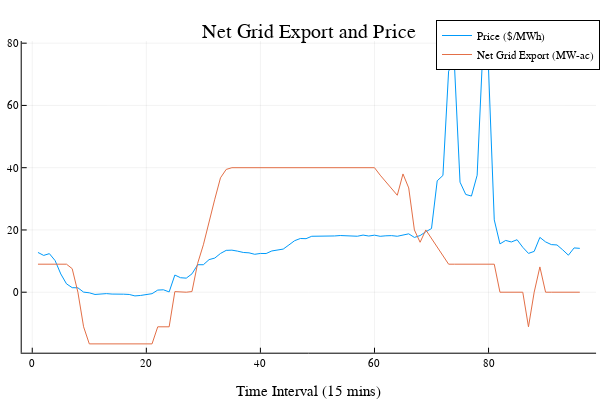

Here is the notebook cell this chart was saved with:
### Code cell
plot(results.Price, label="Price (\$/MWh)")
plot!(results.Export- results.Import, label="Net Grid Export (MW-ac)")
title!("Net Grid Export and Price")
xaxis!("Time Interval (15 mins)")
yaxis!("")

### Figure 1 — Plotly figure (JSON) as saved in the notebook; plotly's stock layout.template omitted (floating-point values rounded to 4 significant figures)
{"data": [{"colorbar": {"title": ""}, "legendgroup": "Price ($/MWh)", "line": {"color": "rgba(0, 154, 250, 1.000)", "dash": "solid", "shape": "linear", "width": 1}, "mode": "lines", "name": "Price ($/MWh)", "showlegend": true, "type": "scatter", "x": [1, 2, 3, 4, 5, 6, 7, 8, 9, 10, 11, 12, 13, 14, 15, 16, 17, 18, 19, 20, 21, 22, 23, 24, 25, 26, 27, 28, 29, 30, 31, 32, 33, 34, 35, 36, 37, 38, 39, 40, 41, 42, 43, 44, 45, 46, 47, 48, 49, 50, 51, 52, 53, 54, 55, 56, 57, 58, 59, 60, 61, 62, 63, 64, 65, 66, 67, 68, 69, 70, 71, 72, 73, 74, 75, 76, 77, 78, 79, 80, 81, 82, 83, 84, 85, 86, 87, 88, 89, 90, 91, 92, 93, 94, 95, 96], "xaxis": "x", "y": [12.77, 11.82, 12.39, 10.17, 5.86, 2.69, 1.46, 1.41, 0.03, -0.19, -0.72, -0.54, -0.45, -0.6, -0.72, -0.63, -0.72, -1.19, -1.04, -0.76, -0.47, 0.68, 0.78, 0.09, 5.51, 4.66, 4.52, 5.89, 8.83, 8.83, 10.47, 10.97, 12.45, 13.44, 13.51, 13.19, 12.77, 12.65, 12.18, 12.45, 12.42, 13.25, 13.61, 13.85, 15.19, 16.55, 17.25, 17.2, 17.97, 17.96, 17.9, 18.12, 18.07, 18.21, 18.08, 18.1, 17.98, 18.35, 18.05, 18.32, 17.96, 18.12, 18.18, 17.97, 18.44, 18.75, 17.6, 18.2, 19.42, 20.45, 35.79, 37.5, 71.02, 73.86, 35.35, 31.4, 30.89, 37.58, 77.85, 71.52, 23.24, 15.52, 16.63, 16.14, 16.86, 14.43, 12.47, 13.11, 17.61, 16.16, 15.3, 15.18, 13.61, 11.89, 14.23, 14.09], "yaxis": "y", "zmax": null, "zmin": null}, {"colorbar": {"title": ""}, "legendgroup": "Net Grid Export (MW-ac)", "line": {"color": "rgba(227, 111, 71, 1.000)", "dash": "solid", "shape": "linear", "width": 1}, "mode": "lines", "name": "Net Grid Export (MW-ac)", "showlegend": true, "type": "scatter", "x": [1, 2, 3, 4, 5, 6, 7, 8, 9, 10, 11, 12, 13, 14, 15, 16, 17, 18, 19, 20, 21, 22, 23, 24, 25, 26, 27, 28, 29, 30, 31, 32, 33, 34, 35, 36, 37, 38, 39, 40, 41, 42, 43, 44, 45, 46, 47, 48, 49, 50, 51, 52, 53, 54, 55, 56, 57, 58, 59, 60, 61, 62, 63, 64, 65, 66, 67, 68, 69, 70, 71, 72, 73, 74, 75, 76, 77, 78, 79, 80, 81, 82, 83, 84, 85, 86, 87, 88, 89, 90, 91, 92, 93, 94, 95, 96], "xaxis": "x", "y": [9, 9, 9, 9, 9, 9, 7.56, 0, -11.11, -16.6, -16.6, -16.6, -16.6, -16.6, -16.6, -16.6, -16.6, -16.6, -16.6, -16.6, -16.6, -11.11, -11.11, -11.11, 0.1876, 0, 0, 0.2088, 9.278, 15.23, 23.01, 29.88, 36.75, 39.44, 40, 40, 40, 40, 40, 40, 40, 40, 40, 40, 40, 40, 40, 40, 40, 40, 40, 40, 40, 40, 40, 40, 40, 40, 39.89, 40, 37.6, 35.45, 33.3, 31.14, 37.99, 33.5, 20.0, 16.05, 20.01, 17.26, 14.5, 11.75, 9, 9, 9, 9, 9, 9, 9, 9, 9, 0, 0, 0, 0, 0, -11.11, 0, 8.123, 0, 0, 0, 0, 0, 0, 0], "yaxis": "y", "zmax": null, "zmin": null}], "layout": {"annotations": [{"font": {"color": "rgba(0, 0, 0, 1.000)", "family": "sans-serif", "size": 20}, "rotation": 0, "showarrow": false, "text": "Net Grid Export and Price", "x": 0.5148, "xanchor": "center", "xref": "paper", "y": 1, "yanchor": "top", "yref": "paper"}], "height": 400, "legend": {"bgcolor": "rgba(255, 255, 255, 1.000)", "bordercolor": "rgba(0, 0, 0, 1.000)", "borderwidth": 1, "font": {"color": "rgba(0, 0, 0, 1.000)", "family": "sans-serif", "size": 11}, "title": {"font": {"color": "rgba(0, 0, 0, 1.000)", "family": "sans-serif", "size": 15}, "text": ""}, "tracegroupgap": 0, "traceorder": "normal", "x": 1, "xanchor": "auto", "y": 1, "yanchor": "auto"}, "margin": {"b": 20, "l": 0, "r": 0, "t": 20}, "paper_bgcolor": "rgba(255, 255, 255, 1.000)", "plot_bgcolor": "rgba(255, 255, 255, 1.000)", "showlegend": true, "width": 600, "xaxis": {"anchor": "y", "domain": [0.03619, 0.9934], "gridcolor": "rgba(0, 0, 0, 0.100)", "gridwidth": 0.5, "linecolor": "rgba(0, 0, 0, 1.000)", "mirror": false, "range": [-1.85, 98.85], "showgrid": true, "showline": true, "showticklabels": true, "tickangle": 0, "tickcolor": "rgb(0, 0, 0)", "tickfont": {"color": "rgba(0, 0, 0, 1.000)", "family": "sans-serif", "size": 11}, "tickmode": "array", "ticks": "inside", "ticktext": ["0", "20", "40", "60", "80"], "tickvals": [0, 20, 40, 60, 80], "title": "Time Interval (15 mins)", "titlefont": {"color": "rgba(0, 0, 0, 1.000)", "family": "sans-serif", "size": 15}, "type": "-", "visible": true, "zeroline": false, "zerolinecolor": "rgba(0, 0, 0, 1.000)"}, "yaxis": {"anchor": "x", "domain": [0.07581, 0.9415], "gridcolor": "rgba(0, 0, 0, 0.100)", "gridwidth": 0.5, "linecolor": "rgba(0, 0, 0, 1.000)", "mirror": false, "range": [-19.43, 80.68], "showgrid": true, "showline": true, "showticklabels": true, "tickangle": 0, "tickcolor": "rgb(0, 0, 0)", "tickfont": {"color": "rgba(0, 0, 0, 1.000)", "family": "sans-serif", "size": 11}, "tickmode": "array", "ticks": "inside", "ticktext": ["0", "20", "40", "60", "80"], "tickvals": [0, 20, 40, 60, 80], "title": "", "titlefont": {"color": "rgba(0, 0, 0, 1.000)", "family": "sans-serif", "size": 15}, "type": "-", "visible": true, "zeroline": false, "zerolinecolor": "rgba(0, 0, 0, 1.000)"}}}
